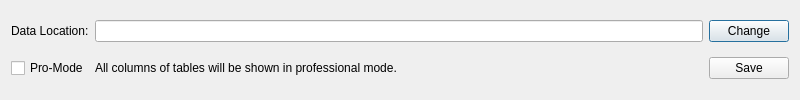
<?xml version="1.0" encoding="UTF-8"?>
<ui version="4.0">
 <class>DialogGlobalSettings</class>
 <widget class="QDialog" name="DialogGlobalSettings">
  <property name="geometry">
   <rect>
    <x>0</x>
    <y>0</y>
    <width>800</width>
    <height>100</height>
   </rect>
  </property>
  <property name="minimumSize">
   <size>
    <width>800</width>
    <height>80</height>
   </size>
  </property>
  <property name="windowTitle">
   <string>Settings</string>
  </property>
  <layout class="QGridLayout" name="gridLayout">
   <item row="0" column="2">
    <widget class="QLineEdit" name="lineEditDataPath"/>
   </item>
   <item row="1" column="0">
    <widget class="QCheckBox" name="checkBoxProMode">
     <property name="text">
      <string>Pro-Mode</string>
     </property>
    </widget>
   </item>
   <item row="0" column="3">
    <widget class="QPushButton" name="pushButtonChange">
     <property name="text">
      <string>Change</string>
     </property>
    </widget>
   </item>
   <item row="0" column="0">
    <widget class="QLabel" name="labelDataLocation">
     <property name="text">
      <string>Data Location:</string>
     </property>
    </widget>
   </item>
   <item row="1" column="3">
    <widget class="QPushButton" name="pushButtonSave">
     <property name="text">
      <string>Save</string>
     </property>
    </widget>
   </item>
   <item row="1" column="2">
    <widget class="QLabel" name="labelProModeNote">
     <property name="text">
      <string>All columns of tables will be shown in professional mode.</string>
     </property>
    </widget>
   </item>
  </layout>
 </widget>
 <resources/>
 <connections/>
</ui>
